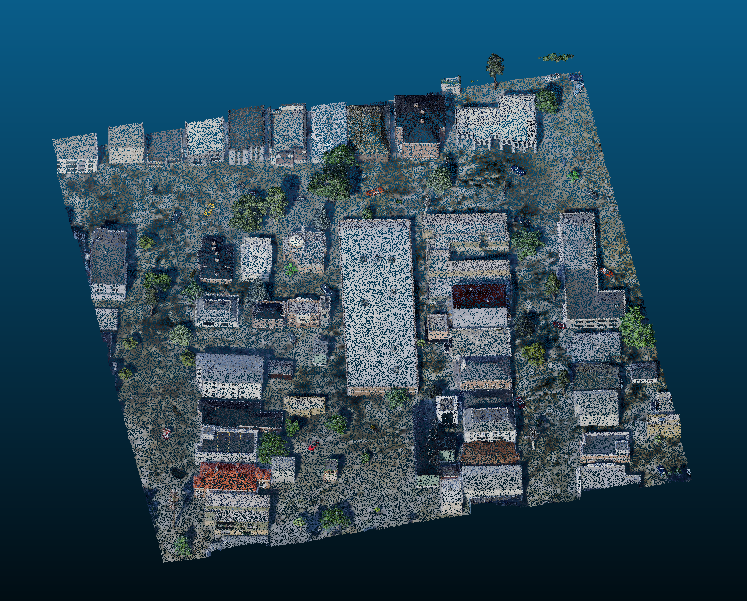
#> input picture paper_arxiv/img/SanFrancisco_500_500.png, 747 x 601 px; its folder holds only this picture in this run
$ python -i contours_img.py   (imports and definitions only)
#> lines starting #> are read from the running program, lines starting #| are printed output that depends on the picture; after the words box and inside, x2 and y2 are one past the last pixel; in counts of white or black regions, pixels touching at a corner belong together
import os
import cv2
import numpy as np
from PIL import Image
import shapefile  # pyshp
import config_postprocessing as cpost


def process_image(input_path, output_image_path, output_shp_path, min_area=100, contour_thickness=3):
    # === ЗАГРУЗКА И ПРЕДОБРАБОТКА ===
#> called with output_image_path = 'out.png', output_shp_path = 'out1.png', min_area = 100, contour_thickness = 3
    image = Image.open(input_path).convert("L")
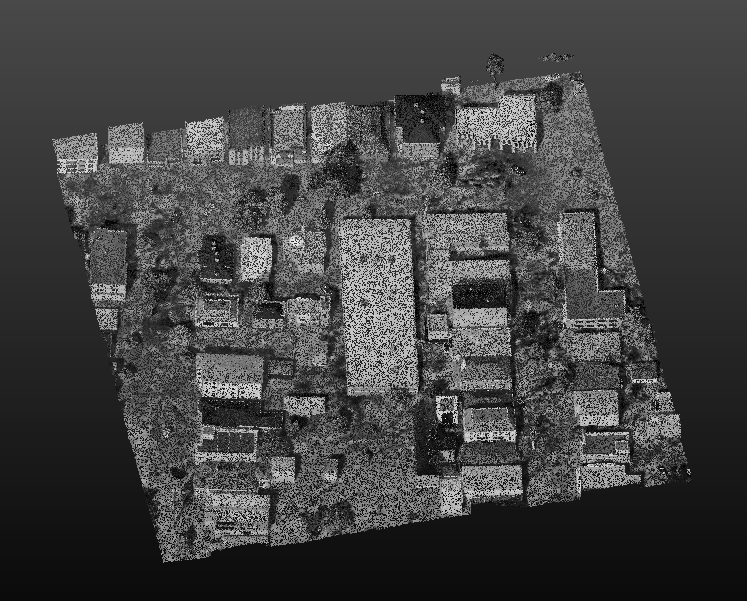
#> image: PIL image 747x601 L; min 0, max 255, mean 66.8
    image_np = np.array(image)

    # Бинаризация (инверсия)
    _, binary = cv2.threshold(image_np, 127, 255, cv2.THRESH_BINARY_INV)
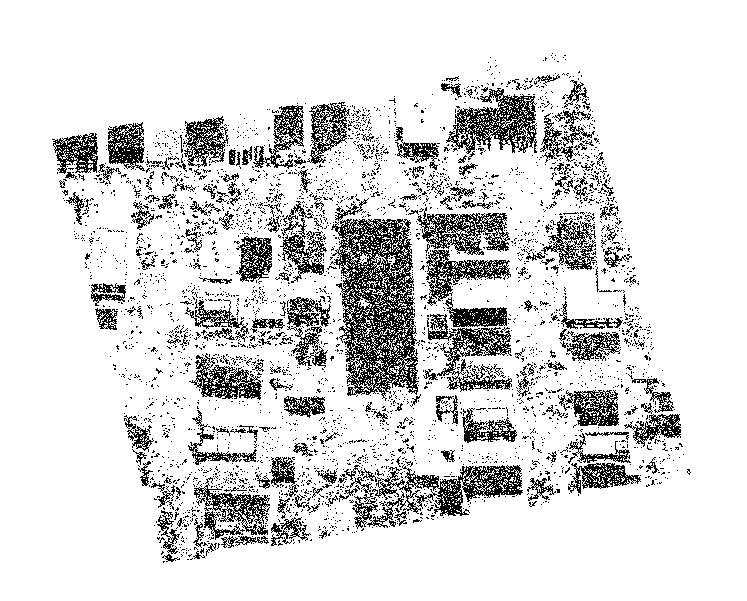
#> binary: shape (601, 747); 86% white; black in thin lines or dots, all inside (x1, y1, x2, y2) = (52, 53, 691, 563)

    # === НАХОЖДЕНИЕ КОНТУРОВ ===
    contours, _ = cv2.findContours(binary, cv2.RETR_EXTERNAL, cv2.CHAIN_APPROX_SIMPLE)
#> contours = [[[0, 0], [0, 600], [746, 600], [746, 0]]]

    # === ФИЛЬТРАЦИЯ ШУМОВ ===
    filtered_contours = [cnt for cnt in contours if cv2.contourArea(cnt) >= min_area]
#> filtered_contours = [[[0, 0], [0, 600], [746, 600], [746, 0]]]

    # === СОЗДАНИЕ ИЗОБРАЖЕНИЯ С КОНТУРАМИ ===
    h, w = binary.shape
#> h = 601; w = 747
    output_image = np.ones((h, w, 3), dtype=np.uint8) * 255  # белый фон

    # Заливка полигонов серым
    cv2.drawContours(output_image, filtered_contours, -1, (150, 150, 150), thickness=cv2.FILLED)
#> output_image: shape (601, 747, 3); every value is 150
    # Обводка полигонов красным
    cv2.drawContours(output_image, filtered_contours, -1, (255, 0, 0), thickness=contour_thickness)
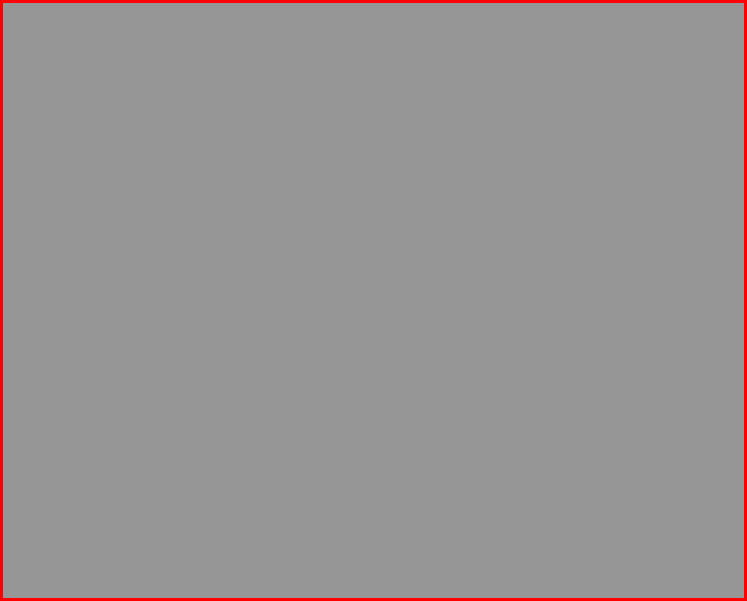
#> output_image: shape (601, 747, 3); mean of channels 0, 1, 2 151.9, 147.3, 147.3; drawn as R, G, B

    # === СОХРАНЕНИЕ КАРТИНКИ ===
    Image.fromarray(output_image).save(output_image_path)

    # === СОХРАНЕНИЕ ПОЛИГОНОВ В SHAPEFILE ===
#> (the run stopped early here; a loop or call above may not have finished)
